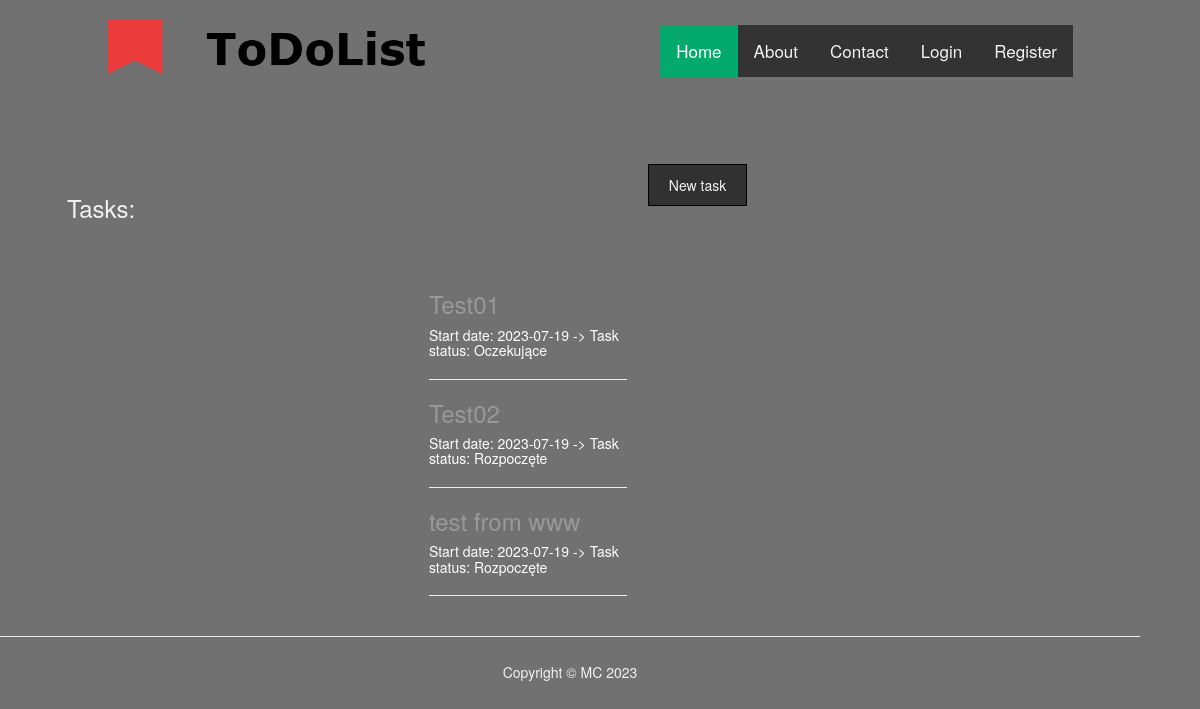
The page /tasks on the database its author committed.
### main.py (models this page shows)
class ToDoList(db.Model):
    __tablename__ = 'todolist'
    id = db.Column(db.Integer, primary_key=True)
    id_status = db.Column(db.Integer)
    name = db.Column(db.String(100))
    description = db.Column(db.Text, nullable=False)
    start_date = db.Column(db.String(12))
    end_date = db.Column(db.String(12))

class Status(db.Model):
    __tablename__ = 'status'
    id = db.Column(db.Integer, primary_key=True)
    name = db.Column(db.String(100), unique=True)
    description = db.Column(db.String(1000))

### main.py (the view)
@app.route('/tasks')
def tasks():
    all_tasks = ToDoList.query.all()
    all_status = Status.query.all()
    return render_template('tasks.html',
                           all_tasks=all_tasks,
                           all_status=all_status,
                           current_user=current_user)

### templates/tasks.html
{% extends 'bootstrap/base.html' %}
{% import "bootstrap/wtf.html" as wtf %}
{% block content %}
{% include "header.html" %}
<div class="container">
  <div class="col left">
    <h3>Tasks:</h3>
  </div>
    <div class="col right">
        <a href="{{ url_for('new_task') }}" class="a_btn">New task</a>
    </div>
</div>
<div class="container">
    <div class="row">
        <div class="col-lg-8 col-md-10 mx-auto">
        {% for task in all_tasks %}
        <div class="task-preview">
          <a href="{{ url_for('show_task', task_id=task.id) }}">
            <h3 class="task-title">
              {{task.name}}
            </h3>
            <h5 class="task-subtitle">
              Start date: {{task.start_date}} -> Task status: {{ all_status[task.id_status].name }}
            </h5>
          </a>
        </div>
        <hr>
        {% endfor %}
      </div>
    </div>
  </div>
  <hr>
{% include "footer.html" %}
{% endblock %}

### static/styles/style.css (style rules this page uses)
body { background-color: #717171; margin: 0; color: #f2f2f2; width: 95%; }
.col { float: left; padding: 10px; }
.left { width: 45%; }
.right { float: right; width: 45%; }
a { text-decoration: none; }
.container { margin-top: 30px; justify-items: center; margin-left: auto; margin-right: auto; padding-left: 5%; padding-right: 5%; }
.task-title { color: #999999; text-decoration: None; }
.task-subtitle { color: white; text-decoration: None; }
.a_btn { color: #f2f2f2; border: 1px black solid; padding: 10px 20px 10px 20px; background-color: #313131; }

### rows shown on the page
ToDoList: name "Test01", start_date "2023-07-19"
Status: name "Oczekujące"
ToDoList: name "Test02", start_date "2023-07-19"
Status: name "Rozpoczęte"
ToDoList: name "test from www", start_date "2023-07-19"
